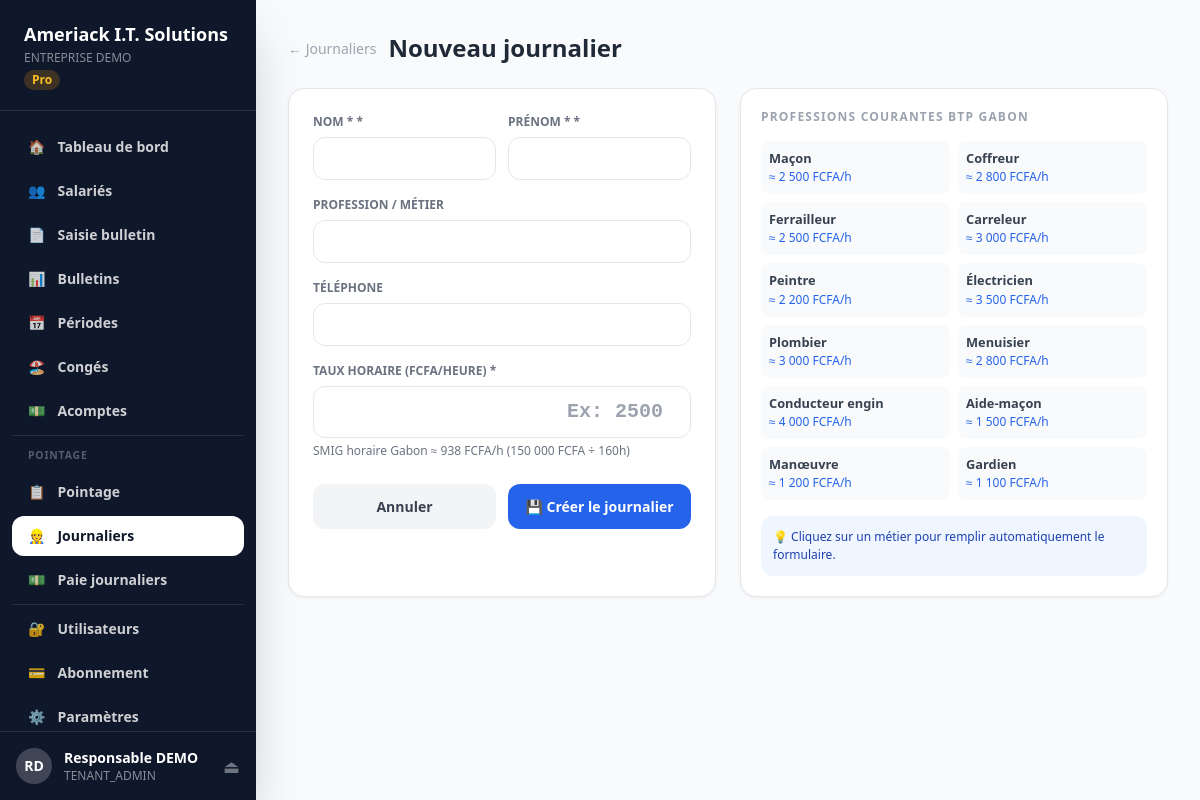
The app's page /journaliers/nouveau (signed in) with its own data.
### models.py (models this page shows, shortened)
class Tenant(db.Model):
    __tablename__ = "tenants"
    id               = db.Column(db.Integer, primary_key=True)
    slug             = db.Column(db.String(50), nullable=False, unique=True)   # ex: maentreprise
    denomination     = db.Column(db.String(200), nullable=False)
    sigle            = db.Column(db.String(50))
    activite         = db.Column(db.String(200))
    secteur          = db.Column(db.String(200))
    nif              = db.Column(db.String(50))
    numero_cnss      = db.Column(db.String(50))
    numero_cnamgs    = db.Column(db.String(50))
    adresse          = db.Column(db.String(300))
    boite_postale    = db.Column(db.String(20))
    telephone        = db.Column(db.String(20))
    ville            = db.Column(db.String(100), default="Libreville")
    region           = db.Column(db.String(100))
    pays             = db.Column(db.String(100), default="Gabon")
    plan_id          = db.Column(db.Integer, db.ForeignKey("plans.id"))
    statut           = db.Column(db.String(20), default="ACTIF")   # ACTIF, SUSPENDU, ESSAI
    date_inscription = db.Column(db.DateTime, default=datetime.utcnow)
    date_expiration  = db.Column(db.DateTime)
    token_api        = db.Column(db.String(64), unique=True)
    logo_url         = db.Column(db.String(500))
    utilisateurs  = db.relationship("Utilisateur", backref="tenant", lazy=True, foreign_keys="Utilisateur.tenant_id")
    salaries      = db.relationship("Salarie", backref="tenant", lazy=True)
    periodes      = db.relationship("PeriodePaie", backref="tenant", lazy=True)
    categories    = db.relationship("CategorieEmploi", backref="tenant", lazy=True)

class Plan(db.Model):
    __tablename__ = "plans"
    id               = db.Column(db.Integer, primary_key=True)
    code             = db.Column(db.String(20), nullable=False, unique=True)
    nom              = db.Column(db.String(100), nullable=False)
    prix_mensuel     = db.Column(db.Numeric(12,2), nullable=False)
    max_salaries     = db.Column(db.Integer)          # None = illimité
    max_utilisateurs = db.Column(db.Integer)
    description      = db.Column(db.Text)
    actif            = db.Column(db.Boolean, default=True)
    tenants = db.relationship("Tenant", backref="plan", lazy=True)

class Utilisateur(db.Model, UserMixin):
    __tablename__ = "utilisateurs"
    id                 = db.Column(db.Integer, primary_key=True)
    nom                = db.Column(db.String(100), nullable=False)
    prenom             = db.Column(db.String(100), nullable=False)
    email              = db.Column(db.String(200), nullable=False, unique=True)
    mot_de_passe_hash  = db.Column(db.String(256), nullable=False)
    role               = db.Column(db.String(30), default="GESTIONNAIRE")
    tenant_id          = db.Column(db.Integer, db.ForeignKey("tenants.id"), nullable=True)
    actif              = db.Column(db.Boolean, default=True)
    derniere_connexion = db.Column(db.DateTime)
    date_creation      = db.Column(db.DateTime, default=datetime.utcnow)
    @property
    def nom_complet(self): return f"{self.prenom} {self.nom}"
    @property
    def is_super_admin(self): return self.role == "SUPER_ADMIN"
    @property
    def is_tenant_admin(self): return self.role in ("SUPER_ADMIN","TENANT_ADMIN")

### app.py (the view, shortened to what this page needs)
@app.route("/journaliers/nouveau", methods=["GET","POST"])
@login_required
def journalier_nouveau():
    if current_user.is_super_admin: return redirect(url_for("admin_dashboard"))
    t = get_tenant()
    if not t: return redirect(url_for("login"))
    return render_template("tenant/journalier_form.html", tenant=t, journalier=None)

### app.py (called while the page is built)
@login_manager.user_loader
def load_user(uid): return Utilisateur.query.get(int(uid))

def get_tenant():
    if current_user.is_super_admin:
        return None
    return current_user.tenant

@app.context_processor
def inject_globals(): return {"now":datetime.now(),"enumerate":enumerate}

### templates/tenant/journalier_form.html (shortened to what this page needs)
{% extends "tenant/base.html" %}
{% block content %}
<div style="display:flex;align-items:center;gap:.75rem;margin-bottom:1.5rem">
  <a href="/journaliers" style="color:#9ca3af;font-size:.875rem;text-decoration:none">← Journaliers</a>
  <h1 class="text-2xl font-black">{{ 'Modifier' if journalier else 'Nouveau journalier' }}</h1>
</div>
<div style="display:grid;grid-template-columns:1fr 1fr;gap:1.5rem">
  <div class="card p-6">
    <form method="POST" action="{{ '/journaliers/' ~ journalier.id ~ '/modifier' if journalier else '/journaliers/nouveau' }}" class="space-y-4">
      {% macro fi(label, name, val='', type='text', req=False) %}
      <div>
        <label style="display:block;font-size:.75rem;font-weight:700;color:#6b7280;text-transform:uppercase;margin-bottom:.375rem">{{ label }}{% if req %} *{% endif %}</label>
        <input type="{{ type }}" name="{{ name }}" value="{{ val }}" {% if req %}required{% endif %}
          style="width:100%;border:1px solid #e5e7eb;border-radius:.75rem;padding:.625rem .75rem;font-size:.875rem;box-sizing:border-box"/>
      </div>
      {% endmacro %}
      <div style="display:grid;grid-template-columns:1fr 1fr;gap:.75rem">
        {{ fi("Nom *","nom",journalier.nom if journalier else '',req=True) }}
        {{ fi("Prénom *","prenom",journalier.prenom if journalier else '',req=True) }}
      </div>
      {{ fi("Profession / Métier","profession",journalier.profession if journalier else '') }}
      {{ fi("Téléphone","telephone",journalier.telephone if journalier else '') }}
      <div>
        <label style="display:block;font-size:.75rem;font-weight:700;color:#6b7280;text-transform:uppercase;margin-bottom:.375rem">Taux horaire (FCFA/heure) *</label>
        <input type="number" name="taux_horaire" value="{{ journalier.taux_horaire if journalier else '' }}" required min="0" step="0.01"
          style="width:100%;border:1px solid #e5e7eb;border-radius:.75rem;padding:.625rem .75rem;font-size:1.25rem;font-weight:900;text-align:right;font-family:monospace;box-sizing:border-box"
          placeholder="Ex: 2500"/>
        <div style="font-size:.75rem;color:#6b7280;margin-top:.25rem">SMIG horaire Gabon ≈ 938 FCFA/h (150 000 FCFA ÷ 160h)</div>
      </div>
      <div style="display:flex;gap:.75rem;padding-top:.5rem">
        <a href="/journaliers" style="flex:1;background:#f3f4f6;color:#374151;padding:.75rem;border-radius:.75rem;font-weight:700;font-size:.875rem;text-align:center;text-decoration:none">Annuler</a>
        <button type="submit" style="flex:1;background:#2563eb;color:white;padding:.75rem;border-radius:.75rem;font-weight:700;font-size:.875rem;border:none;cursor:pointer">
          💾 {{ 'Enregistrer' if journalier else 'Créer le journalier' }}
        </button>
      </div>
    </form>
  </div>
  <div class="card p-5">
    <h2 class="text-xs font-bold text-gray-400 uppercase tracking-widest mb-4">Professions courantes BTP Gabon</h2>
    <div style="display:grid;grid-template-columns:1fr 1fr;gap:.5rem;font-size:.8rem">
      {% for prof, taux in [('Maçon','2 500'),('Coffreur','2 800'),('Ferrailleur','2 500'),('Carreleur','3 000'),('Peintre','2 200'),('Électricien','3 500'),('Plombier','3 000'),('Menuisier','2 800'),('Conducteur engin','4 000'),('Aide-maçon','1 500'),('Manœuvre','1 200'),('Gardien','1 100')] %}
      <div style="background:#f9fafb;border-radius:.5rem;padding:.5rem;cursor:pointer"
        onclick="document.querySelector('[name=profession]').value='{{ prof }}';document.querySelector('[name=taux_horaire]').value='{{ taux.replace(' ','') }}'">
        <div style="font-weight:700;color:#374151">{{ prof }}</div>
        <div style="color:#2563eb;font-size:.75rem">≈ {{ taux }} FCFA/h</div>
      </div>
      {% endfor %}
    </div>
    <div style="margin-top:1rem;background:#eff6ff;border-radius:.75rem;padding:.75rem;font-size:.75rem;color:#1e40af">
      💡 Cliquez sur un métier pour remplir automatiquement le formulaire.
    </div>
  </div>
</div>
{% endblock %}

### templates/tenant/base.html (shortened to what this page needs)
<!DOCTYPE html>
<html lang="fr">
<head>
  <script src="https://cdn.tailwindcss.com"></script>
</head>
<body class="bg-gray-50 text-gray-800">
<div class="flex min-h-screen">
  <aside class="w-64 bg-slate-900 text-white flex flex-col fixed h-full z-20 shadow-2xl">
    <div class="px-6 py-5 border-b border-white/10">
      <div class="text-lg font-black">Ameriack I.T. Solutions</div>
      <div class="text-xs text-white/50 mt-0.5 truncate">
        {% if tenant %}{{ tenant.denomination }}{% else %}Espace entreprise{% endif %}
      </div>
      {% if tenant and tenant.plan %}
      <span class="text-xs bg-amber-500/20 text-amber-400 px-2 py-0.5 rounded-full font-bold mt-1 inline-block">
        {{ tenant.plan.nom }}
      </span>
      {% endif %}
    </div>
    <nav class="flex-1 px-3 py-4 space-y-1 overflow-y-auto">
      {% set ep = request.endpoint %}
      <a href="/dashboard" class="flex items-center gap-3 px-4 py-2.5 rounded-xl text-sm font-semibold transition-all {{ 'bg-white text-slate-900' if ep=='dashboard' else 'text-white/80 hover:bg-white/10' }}">
        🏠 <span>Tableau de bord</span>
      </a>
      <a href="/salaries" class="flex items-center gap-3 px-4 py-2.5 rounded-xl text-sm font-semibold transition-all {{ 'bg-white text-slate-900' if 'salari' in ep else 'text-white/80 hover:bg-white/10' }}">
        👥 <span>Salariés</span>
      </a>
      <a href="/bulletins/saisie" class="flex items-center gap-3 px-4 py-2.5 rounded-xl text-sm font-semibold transition-all {{ 'bg-white text-slate-900' if ep=='bulletin_saisie' else 'text-white/80 hover:bg-white/10' }}">
        📄 <span>Saisie bulletin</span>
      </a>
      <a href="/bulletins" class="flex items-center gap-3 px-4 py-2.5 rounded-xl text-sm font-semibold transition-all {{ 'bg-white text-slate-900' if ep=='bulletins' else 'text-white/80 hover:bg-white/10' }}">
        📊 <span>Bulletins</span>
      </a>
      <a href="/periodes" class="flex items-center gap-3 px-4 py-2.5 rounded-xl text-sm font-semibold transition-all {{ 'bg-white text-slate-900' if ep=='periodes' else 'text-white/80 hover:bg-white/10' }}">
        📅 <span>Périodes</span>
      </a>
      <a href="/conges" class="flex items-center gap-3 px-4 py-2.5 rounded-xl text-sm font-semibold transition-all {{ 'bg-white text-slate-900' if 'conge' in ep else 'text-white/80 hover:bg-white/10' }}">
        🏖️ <span>Congés</span>
      </a>
      <a href="/acomptes" class="flex items-center gap-3 px-4 py-2.5 rounded-xl text-sm font-semibold transition-all {{ 'bg-white text-slate-900' if 'acompte' in ep else 'text-white/80 hover:bg-white/10' }}">
        💵 <span>Acomptes</span>
      </a>
      <div class="border-t border-white/10 my-2"></div>
      <p style="font-size:.65rem;font-weight:700;color:rgba(255,255,255,.3);text-transform:uppercase;letter-spacing:.08em;padding:.5rem 1rem .25rem">Pointage</p>
      <a href="/pointage" class="flex items-center gap-3 px-4 py-2.5 rounded-xl text-sm font-semibold transition-all {{ 'bg-white text-slate-900' if ep=='pointage' else 'text-white/80 hover:bg-white/10' }}">
        📋 <span>Pointage</span>
      </a>
      <a href="/journaliers" class="flex items-center gap-3 px-4 py-2.5 rounded-xl text-sm font-semibold transition-all {{ 'bg-white text-slate-900' if 'journalier' in ep else 'text-white/80 hover:bg-white/10' }}">
        👷 <span>Journaliers</span>
      </a>
      <a href="/journaliers/paie" class="flex items-center gap-3 px-4 py-2.5 rounded-xl text-sm font-semibold transition-all {{ 'bg-white text-slate-900' if 'journaliers_paie' in ep else 'text-white/80 hover:bg-white/10' }}">
        💵 <span>Paie journaliers</span>
      </a>
      <div class="border-t border-white/10 my-2"></div>
      {% if current_user.is_tenant_admin %}
      <a href="/utilisateurs" class="flex items-center gap-3 px-4 py-2.5 rounded-xl text-sm font-semibold transition-all {{ 'bg-white text-slate-900' if 'utilisateur' in ep else 'text-white/80 hover:bg-white/10' }}">
        🔐 <span>Utilisateurs</span>
      </a>
      {% endif %}
      <a href="/paiement" class="flex items-center gap-3 px-4 py-2.5 rounded-xl text-sm font-semibold transition-all {{ 'bg-white text-slate-900' if ep=='paiement' else 'text-white/80 hover:bg-white/10' }}">
        💳 <span>Abonnement</span>
      </a>
      <a href="/parametres" class="flex items-center gap-3 px-4 py-2.5 rounded-xl text-sm font-semibold transition-all {{ 'bg-white text-slate-900' if ep=='parametres' else 'text-white/80 hover:bg-white/10' }}">
        ⚙️ <span>Paramètres</span>
      </a>
    </nav>
    <div class="px-4 py-4 border-t border-white/10">
      <div class="flex items-center gap-3">
        <div class="w-9 h-9 rounded-full bg-white/20 flex items-center justify-center text-sm font-black flex-shrink-0">
          {{ current_user.prenom[0] }}{{ current_user.nom[0] }}
        </div>
        <div class="flex-1 min-w-0">
          <div class="text-sm font-bold truncate">{{ current_user.nom_complet }}</div>
          <div class="text-xs text-white/50">{{ current_user.role }}</div>
        </div>
        <a href="/logout" title="Déconnexion" class="text-white/40 hover:text-white text-lg">⏏</a>
      </div>
    </div>
  </aside>
  <main class="ml-64 flex-1 p-8 min-h-screen">
    {% block content %}{% endblock %}
  </main>
</div>
</body>
</html>

### templates/tenant/base.html (style rules this page uses)
body { font-family:'Segoe UI',system-ui,sans-serif }
.card { background:white;border-radius:1rem;border:1px solid #e5e7eb;box-shadow:0 1px 3px rgba(0,0,0,.06) }

### records on screen
Tenant: denomination "ENTREPRISE DEMO"
Plan: plan.nom "Pro"
Utilisateur: prenom "R", nom "D", nom_complet "Responsable DEMO", role "TENANT_ADMIN"

### other values on screen
{{ 'Modifier' if journalier else 'Nouveau journalier' }} "Nouveau journalier"
{{ label }} "NOM * PRÉNOM * PROFESSION / MÉTIER TÉLÉPHONE"
{{ 'Enregistrer' if journalier else 'Créer le journalier' }} "Créer le journalier"
{{ prof }} "Maçon" "Coffreur" "Ferrailleur" "Carreleur" "Peintre" "Électricien" "Plombier" "Menuisier" "Conducteur engin" "Aide-maçon" "Manœuvre" "Gardien"
{{ taux }} "2 500" "2 800" "2 500" "3 000" "2 200" "3 500" "3 000" "2 800" "4 000" "1 500" "1 200" "1 100"
